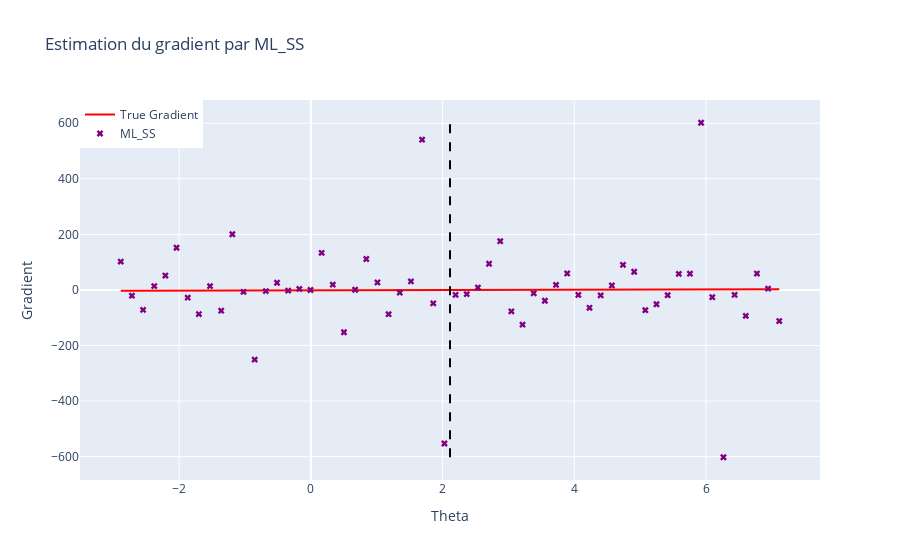

The code cell stored with this chart in its notebook:
### Markdown cell above
On va désormais s'intéresser à l'estimation de $\nabla_{\theta} l(\theta)$ par notre estimateur ML-SS. L'objectif étant de voir à quel point cet estimateur nous permettra, par la suite, d'approximer $\theta^*$ à l'aide d'une descente de gradient. 

De la même façon,

### Code cell
Code.plot_gradient(0.6, x, noised_A, noised_b, theta_true, n_simulations,'ML_SS')
